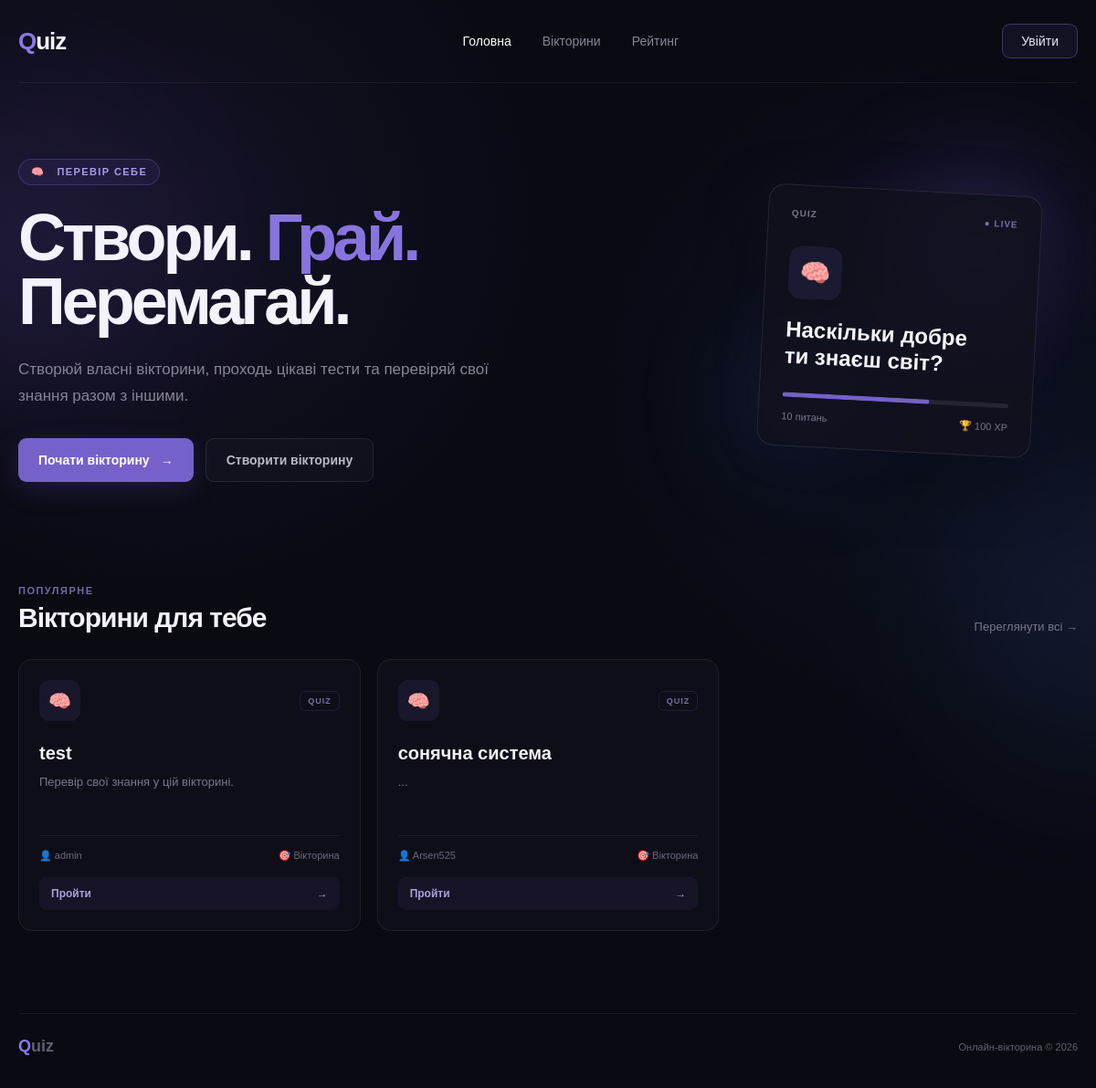
Before: / with the older database file.
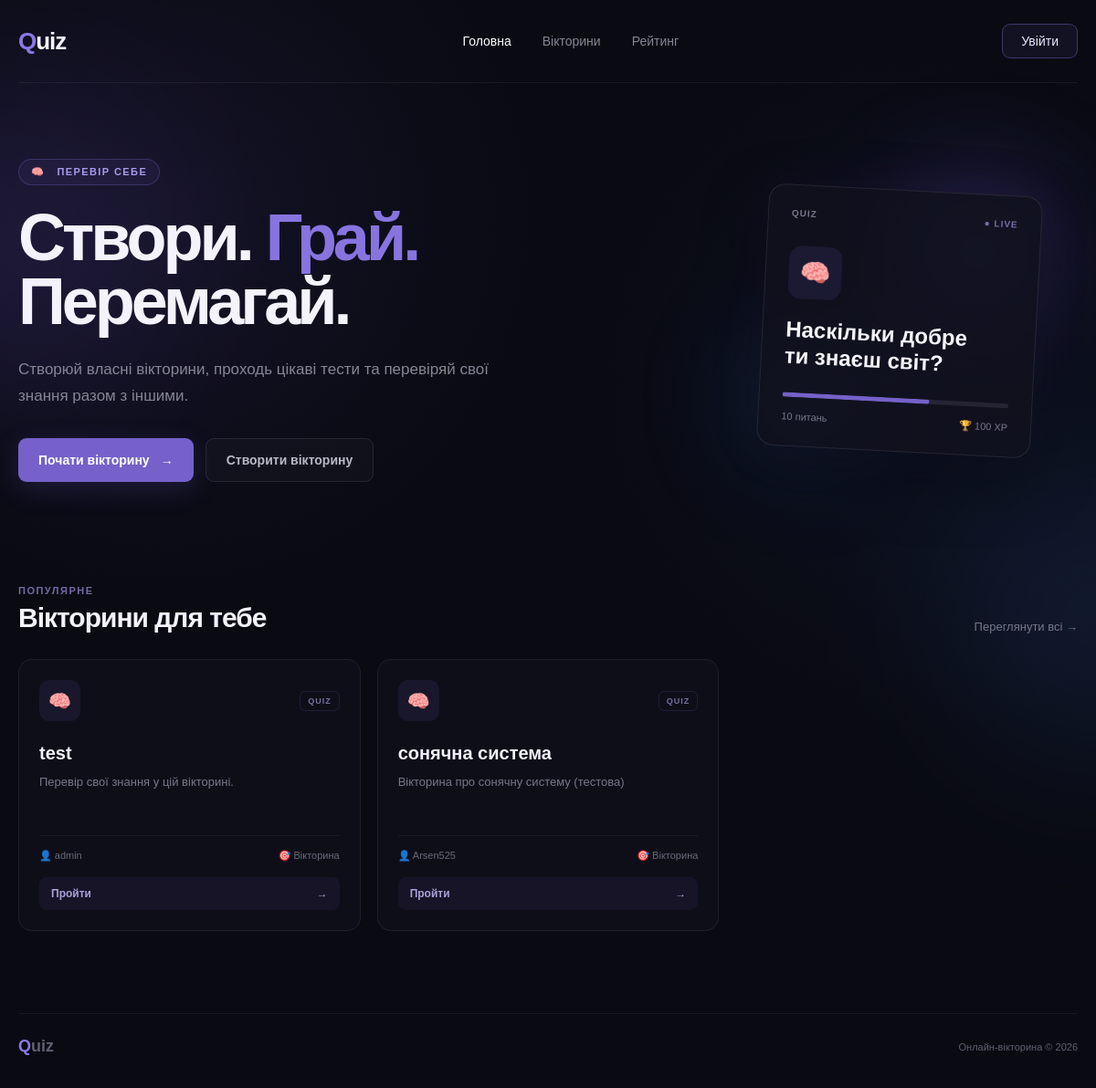
After: the same page with the newer database file.
### quiz/models.py (models this page shows, shortened)
class Quiz(models.Model):
    title = models.CharField(max_length=200)
    description = models.TextField(blank=True)
    author = models.ForeignKey(
        User,
        on_delete=models.CASCADE,
        related_name='quizzes'
    )
    invitation_code = models.CharField(max_length=20, unique=True)
    created_at = models.DateTimeField(auto_now_add=True)

### quiz/views.py (the view)
# urls.py: path('', quiz_list, name='quiz_list'),
def quiz_list(request):
    quizzes = Quiz.objects.all()
    return render(request, 'quiz_list.html', {
        'quizzes': quizzes
    })

### templates/quiz_list.html (shortened to what the changed rows need)
{% extends 'base.html' %}
{% block content %}
<main>
    <section class="hero">
        <div class="hero-content">
            <h1>
                Створи.
                <span>Грай.</span>
                Перемагай.
            </h1>
        </div>
    </section>
    <section class="quiz-section">
        <div class="section-header">
            <div>
                <h2>
                    Вікторини для тебе
                </h2>
            </div>
        </div>
        <div class="quiz-grid">
            {% for quiz in quizzes %}
            <article class="quiz-card">
                <div class="quiz-card-top">
                    <div class="quiz-icon">
                        🧠
                    </div>
                    <span class="quiz-badge">
                        QUIZ
                    </span>
                </div>
                <h3>
                    {{ quiz.title }}
                </h3>
                <p>
                    {{ quiz.description|default:"Перевір свої знання у цій вікторині." }}
                </p>
                <div class="quiz-info">
                    <span>
                        👤 {{ quiz.author.username }}
                    </span>
                    <span>
                        🎯 Вікторина
                    </span>
                </div>
                <a href="#" class="play-btn">
                    Пройти
                    <span>→</span>
                </a>
            </article>
            {% endfor %}
        </div>
    </section>
</main>
{% endblock %}

Changed rows visible on the page:
changed Quiz "сонячна система": description "..." → "Вікторина про сонячну систему (тестова)"
